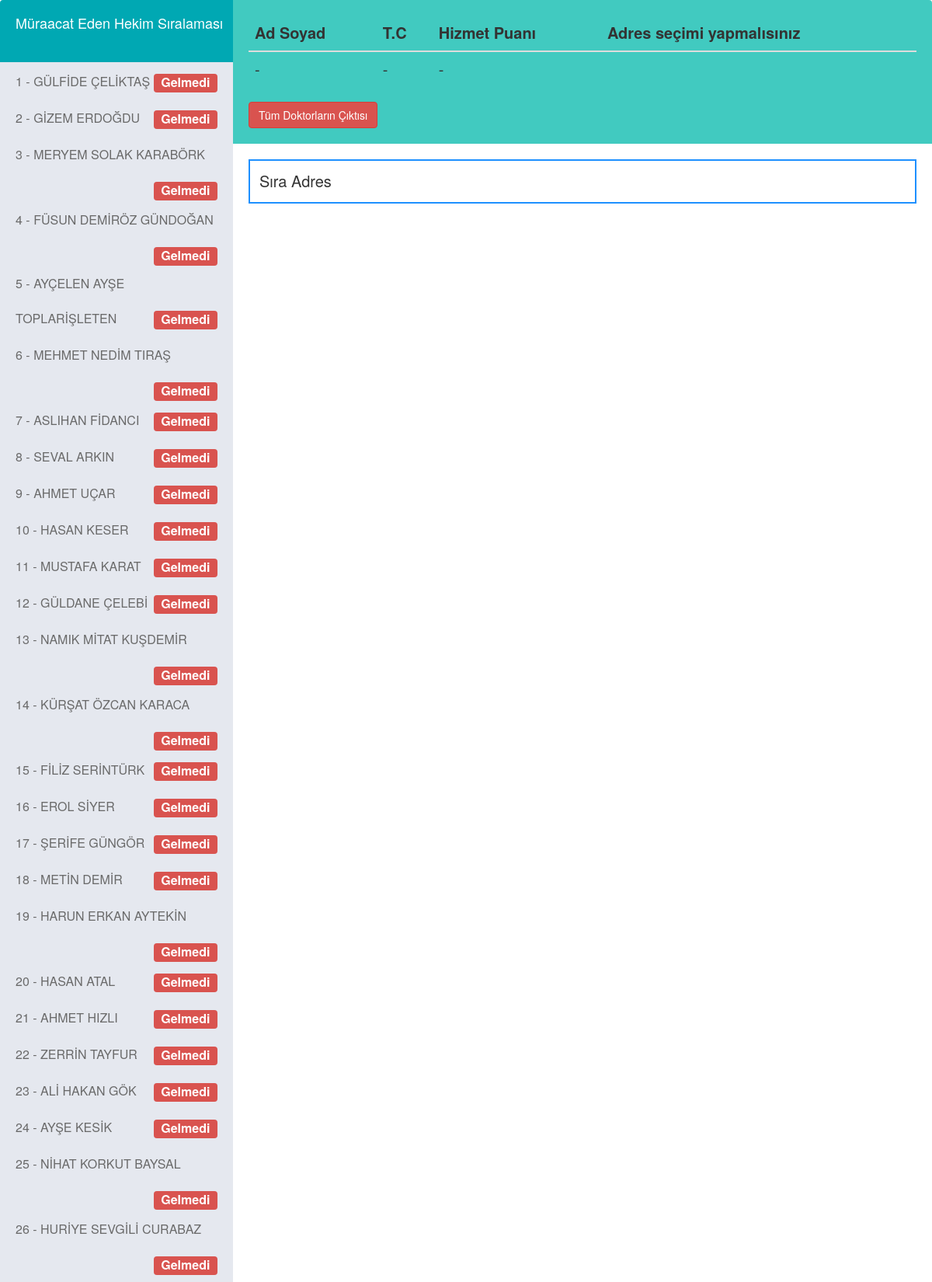
The page / (upper part) on the database its author committed.
### tables this page shows
CREATE TABLE `doctor` (
  `must` int(11) NOT NULL COMMENT 'sıralaması',
  `doctor_id` bigint(11) DEFAULT NULL COMMENT 'doktor id si',
  `doctor_var` text NOT NULL COMMENT 'json doktor verileri',
  `hizmet_puan` text NOT NULL COMMENT 'doktor hizmet puanı',
  `doctor_old_place` text NOT NULL COMMENT 'seki adres id si',
  `doctor_selection` text NOT NULL COMMENT 'doktor durumu seçim yapıp yapmadığı'
);

### db/query.php (called while the page is built, shortened)
<?php
  class Query
  {
      protected $servername = "localhost";
      protected $username = "root";
      protected $password = "";
      protected $dbname = "saglik_bak";
      public $conn;
      function __construct ()
      {
          try {
              $this->conn = new PDO("mysql:host=$this->servername;dbname=$this->dbname", $this->username, $this->password);
              $this->conn->setAttribute(PDO::ATTR_ERRMODE, PDO::ERRMODE_EXCEPTION);
              $this->conn-> exec("SET CHARACTER SET utf8");
          } catch (PDOException $e) {
              echo "Connection failed: " . $e->getMessage();
          }
      }
      public  function all_doctor(){
          try {
              $status = $this->conn->prepare ( 'select * from doctor' );
              $status->execute ();
              $data = array();
              foreach ($status->fetchAll () as $key) {
                  if(isset($key["doctor_var"]))
                      $key["doctor_var"] = json_decode ($key["doctor_var"] , JSON_UNESCAPED_UNICODE);
                  array_push ($data , $key);
              }
          } catch (PDOException $err) {
              return false;
          }
          return $data;
      }
  }
 ?>

### src/components/left_container.php (the view, shortened to what this page needs)
<aside class="sm-side">
    <div class="user-head">
        <?php require_once ($rota."src/components/head_left_title.php")?>
    </div>
    <ul class="inbox-nav inbox-divider">
          <?php
          foreach ($all_doctor as $value){
              $name = $value["doctor_var"]["name"];
              $selection = $value["doctor_selection"];
              if($selection == 0)
                  $selection = "<span class=\"label label-danger pull-right\">Gelmedi</span>";
              else if($selection == 1)
                  $selection = "<span  class=\"label label-success pull-right\">Adres seçildi</span>";
              else if($selection == 2)
                  $selection = "<span class=\"label label-warning pull-right\">Pas geçti</span>";
              ?>
<li class="<?php echo ($value['doctor_id'] == $url) ? 'active' : '' ; ?>">
                  <a href="index.php?url=<?=$value['doctor_id']?>"><?=$value["must"]?> - <?=$name?> <?=$selection?> </a>
              </li>
          <?php } ?>
      </ul>
</aside>

### src/components/head.php (shortened to what this page needs)
<!doctype html>
<html>
<head>
    <link href="//maxcdn.bootstrapcdn.com/bootstrap/3.3.0/css/bootstrap.min.css" rel="stylesheet" id="bootstrap-css">
</head>

### index.php (shortened to what this page needs)
<?php
$rota ="";
require_once ( $rota . "db/query.php" );
$mquery = new Query();
$all_doctor = $mquery->all_doctor ();
 ?>
<?php require_once ($rota . "src/components/head.php");?>
<body>
<div >
    <link rel='stylesheet prefetch' href='http://maxcdn.bootstrapcdn.com/font-awesome/4.2.0/css/font-awesome.min.css'>
    <div class="mail-box">
        <?php   require_once ($rota."src/components/left_container.php") ; ?>
        <?php   require_once ($rota."src/components/right_container.php") ; ?>
    </div>
</div>
</body>
</html>

### src/components/head_left_title.php (shortened to what this page needs)
<div class="user-name">
    <a href="index.php"><h4 style="color:white;">Müraacat Eden Hekim Sıralaması</h4></a>
</div>

### src/components/right_container.php (shortened to what this page needs)
<aside class="lg-side">
        <div class="inbox-head">
            <div>
                <div class="row">
                    <div class="col-lg-12">
                        <div class="table-responsive">
                            <table class="table  ">
                                <thead>
                                <tr>
                                    <th scope="col">Ad Soyad</th>
                                    <th scope="col">T.C</th>
                                    <th scope="col">Hizmet Puanı </th>
                                    <?php if(isset($old_adres[0]["address"]["adres"])){ ?>
                                        <th scope="col"> Seçili Olan Adres :</th>
                                    <?php }else{ ?>
                                        <th scope="col"> Adres seçimi yapmalısınız </th>
                                    <?php }?>
                                </tr>
                                </thead>
                                <tbody>
                                <tr>
                                    <td><?=(isset($doctor_variable)) ? $doctor_variable[0]["doctor_var"]["name"] : "-"?> </td>
                                    <td><?=(isset($doctor_variable)) ? $doctor_variable[0]["doctor_var"]["tc"] : "-"?></td>
                                    <td scope="col"><?=(isset($doctor_variable)) ?  $doctor_variable[0]["hizmet_puan"] :"-"?> </td>
                                </tr>
                                </tbody>
                            </table>
                        </div>
                    </div>
                </div>
            </div>
            <a href="<?=$rota."demo_dr/../report/report_excel.php"?>"><button class="btn btn-danger">Tüm Doktorların Çıktısı</button></a>
        </div>
    <div class="inbox-body">
        <table class="table table-inbox table-hover">
            <tbody>
            <td class="view-message dont-show">Sıra   Adres</td>
            <td class="view-message"> </td>
            <td class="view-message inbox-small-cells"></td>
            <td class="view-message text-right">
            </td>
            </tbody>
        </table>
    </div>
</aside>

### src/components/head.php (style rules this page uses)
.mail-box { border-collapse: collapse; border-spacing: 0; display: table; table-layout: fixed; width: 100%; }
.mail-box aside { display: table-cell; float: none; height: 100%; padding: 0; vertical-align: top; }
.mail-box .sm-side { background: none repeat scroll 0 0 #e5e8ef; border-radius: 4px 0 0 4px; width: 25%; }
.mail-box .lg-side { background: none repeat scroll 0 0 #fff; border-radius: 0 4px 4px 0; width: 75%; }
.mail-box .sm-side .user-head { background: none repeat scroll 0 0 #00a8b3; border-radius: 4px 0 0; color: #fff; min-height: 80px; padding: 10px; }
.user-head .user-name { display: inline-block; margin: 0 0 0 10px; }
.inbox-body { padding: 20px; }
ul.inbox-nav { display: inline-block; margin: 0; padding: 0; width: 100%; }
.inbox-divider { border-bottom: 1px solid #d5d8df; }
ul.inbox-nav li { display: inline-block; line-height: 45px; width: 100%; }
ul.inbox-nav li a { color: #6a6a6a; display: inline-block; line-height: 45px; padding: 0 20px; width: 100%; font-size:medium; }
ul.inbox-nav li a span.label { margin-top: 13px; }
.inbox-head { background: none repeat scroll 0 0 #41cac0; border-radius: 0 4px 0 0; min-height: 80px; padding: 20px; }
.table-inbox { border: 2px solid dodgerblue; margin-bottom: 0; }
.table-inbox tr td { padding: 12px !important; }
ul { list-style-type: none; padding: 0px; margin: 0px; }
body { font-size:20px; }

### src/components/left_container.php (style rules this page uses)
.label { font-size:100%; }

### src/components/right_container.php (style rules this page uses)
body { font-size:20px; }

### rows shown on the page
doctor: must "1", name "GÜLFİDE ÇELİKTAŞ", doctor_selection "Gelmedi"
doctor: must "2", name "GİZEM ERDOĞDU", doctor_selection "Gelmedi"
doctor: must "3", name "MERYEM SOLAK KARABÖRK", doctor_selection "Gelmedi"
doctor: must "4", name "FÜSUN DEMİRÖZ GÜNDOĞAN", doctor_selection "Gelmedi"
doctor: must "5", name "AYÇELEN AYŞE TOPLARİŞLETEN", doctor_selection "Gelmedi"
doctor: must "6", name "MEHMET NEDİM TIRAŞ", doctor_selection "Gelmedi"
doctor: must "7", name "ASLIHAN FİDANCI", doctor_selection "Gelmedi"
doctor: must "8", name "SEVAL ARKIN", doctor_selection "Gelmedi"
doctor: must "9", name "AHMET UÇAR", doctor_selection "Gelmedi"
doctor: must "10", name "HASAN KESER", doctor_selection "Gelmedi"
doctor: must "11", name "MUSTAFA KARAT", doctor_selection "Gelmedi"
doctor: must "12", name "GÜLDANE ÇELEBİ", doctor_selection "Gelmedi"
doctor: must "13", name "NAMIK MİTAT KUŞDEMİR", doctor_selection "Gelmedi"
doctor: must "14", name "KÜRŞAT ÖZCAN KARACA", doctor_selection "Gelmedi"
doctor: must "15", name "FİLİZ SERİNTÜRK", doctor_selection "Gelmedi"
doctor: must "16", name "EROL SİYER", doctor_selection "Gelmedi"
doctor: must "17", name "ŞERİFE GÜNGÖR", doctor_selection "Gelmedi"
doctor: must "18", name "METİN DEMİR", doctor_selection "Gelmedi"
doctor: must "19", name "HARUN ERKAN AYTEKİN", doctor_selection "Gelmedi"
doctor: must "20", name "HASAN ATAL", doctor_selection "Gelmedi"
doctor: must "21", name "AHMET HIZLI", doctor_selection "Gelmedi"
doctor: must "22", name "ZERRİN TAYFUR", doctor_selection "Gelmedi"
doctor: must "23", name "ALİ HAKAN GÖK", doctor_selection "Gelmedi"
doctor: must "24", name "AYŞE KESİK", doctor_selection "Gelmedi"
doctor: must "25", name "NİHAT KORKUT BAYSAL", doctor_selection "Gelmedi"
doctor: must "26", name "HURİYE SEVGİLİ CURABAZ", doctor_selection "Gelmedi"
